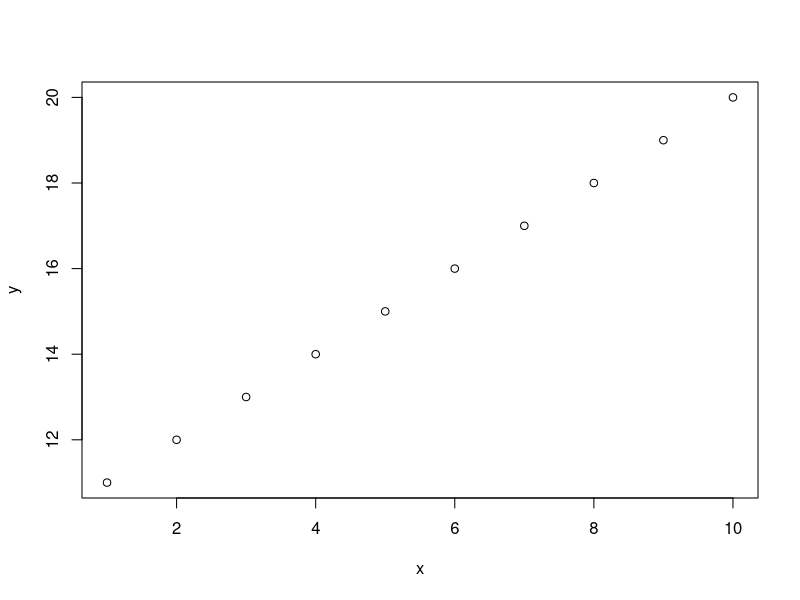

The R script that drew this image: (Note: this script raises an error after producing the figure.)
## ---- chunk 1
library(knitr)
knitr::opts_chunk$set(echo = FALSE)
options(knitr.table.format = "latex")
#document-wide settings: 
# load required packages
# unless explicitly indicated, do not print code alongside with code chunks in document
#### end of "DO NOT CHANGE" block
################################
## ---- chunk 2
x <- 1:10
y <- 11:20
plot(x, y)
## ---- chunk 3
knitr::kable(head(mtcars[, 1:4]), caption= "This is a table", 
             booktabs = T)
#the format="latex" argument is REQUIRED for proper rendering in final pdf
# but it is set globally at the start of the document,
# so no need to give it in each table
## ---- chunk 4
knitr::kable(head(mtcars[, 5:8]), caption= "This is also a table, but with vertical lines kept")
## ---- chunk 5
include_graphics("resources/fig.pdf")
## ---- chunk 6
knitr::include_graphics("resources/fig.png")
